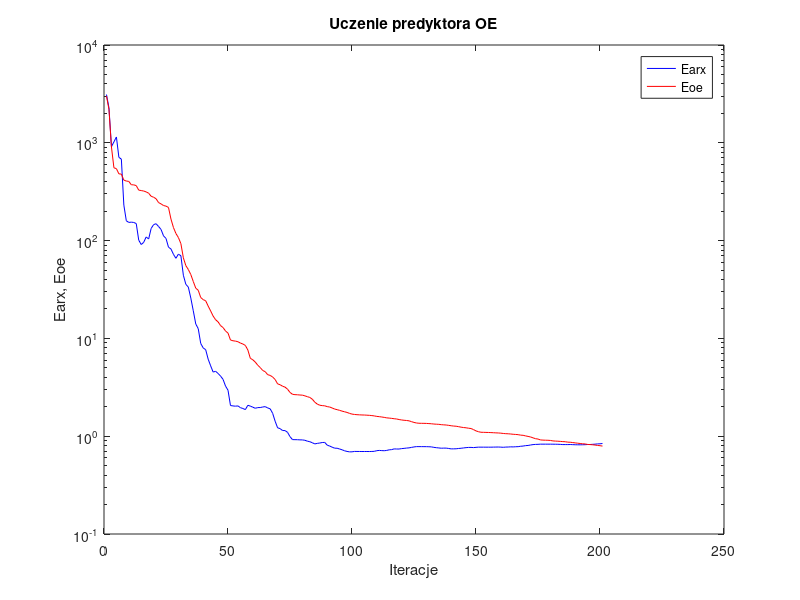
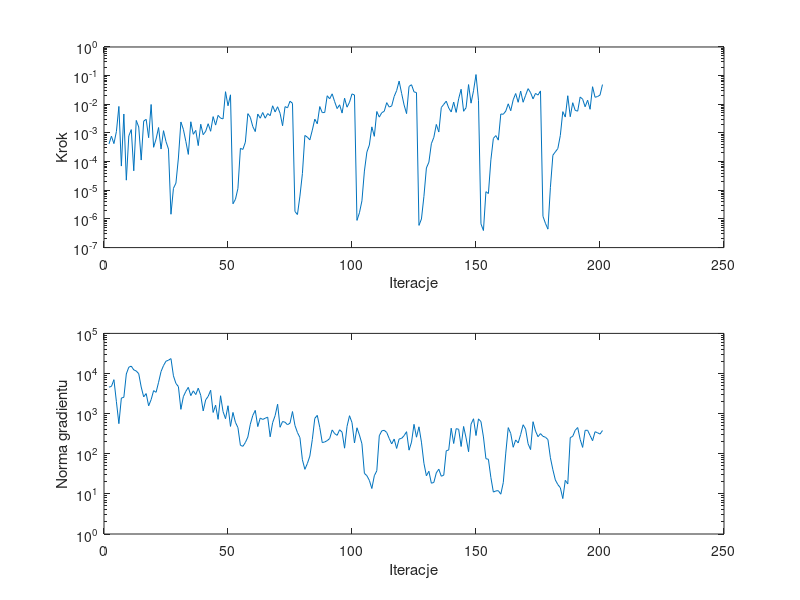

The MATLAB source for these figures, in order:
%uczenie predyktora oe
clear all;
n=0; farx(n+1)=3.114830e+003; foe(n+1)=3.005485e+003; wspucz(n+1)=0.000000e+000; ng(n+1)=0.000000e+000;
%odnowa zmiennej metryki
n=1; farx(n+1)=2.278008e+003; foe(n+1)=2.196867e+003; krok(n+1)=4.129769e-004; ng(n+1)=4.573583e+003;
n=2; farx(n+1)=9.128012e+002; foe(n+1)=9.064165e+002; krok(n+1)=7.740461e-004; ng(n+1)=4.768975e+003;
n=3; farx(n+1)=1.022113e+003; foe(n+1)=5.551336e+002; krok(n+1)=4.250148e-004; ng(n+1)=7.022733e+003;
n=4; farx(n+1)=1.147395e+003; foe(n+1)=5.442023e+002; krok(n+1)=1.118523e-003; ng(n+1)=1.986526e+003;
n=5; farx(n+1)=7.101464e+002; foe(n+1)=4.815307e+002; krok(n+1)=8.424435e-003; ng(n+1)=5.626466e+002;
n=6; farx(n+1)=6.810079e+002; foe(n+1)=4.784724e+002; krok(n+1)=6.997574e-005; ng(n+1)=2.453179e+003;
n=7; farx(n+1)=2.306527e+002; foe(n+1)=4.152097e+002; krok(n+1)=4.587536e-003; ng(n+1)=2.546954e+003;
n=8; farx(n+1)=1.594256e+002; foe(n+1)=4.065098e+002; krok(n+1)=2.254192e-005; ng(n+1)=9.746136e+003;
n=9; farx(n+1)=1.534443e+002; foe(n+1)=4.027301e+002; krok(n+1)=7.867177e-004; ng(n+1)=1.438264e+004;
n=10; farx(n+1)=1.544226e+002; foe(n+1)=3.726668e+002; krok(n+1)=1.310411e-003; ng(n+1)=1.526743e+004;
n=11; farx(n+1)=1.533255e+002; foe(n+1)=3.714560e+002; krok(n+1)=4.789661e-005; ng(n+1)=1.232515e+004;
n=12; farx(n+1)=1.493591e+002; foe(n+1)=3.649974e+002; krok(n+1)=2.739044e-003; ng(n+1)=1.155699e+004;
n=13; farx(n+1)=1.011542e+002; foe(n+1)=3.282508e+002; krok(n+1)=1.620122e-003; ng(n+1)=9.908767e+003;
n=14; farx(n+1)=9.117695e+001; foe(n+1)=3.248540e+002; krok(n+1)=1.133097e-004; ng(n+1)=4.606279e+003;
n=15; farx(n+1)=9.594688e+001; foe(n+1)=3.212712e+002; krok(n+1)=2.593399e-003; ng(n+1)=2.615594e+003;
n=16; farx(n+1)=1.089126e+002; foe(n+1)=3.148960e+002; krok(n+1)=2.991111e-003; ng(n+1)=3.161914e+003;
n=17; farx(n+1)=1.038538e+002; foe(n+1)=3.052397e+002; krok(n+1)=6.847610e-004; ng(n+1)=1.565768e+003;
n=18; farx(n+1)=1.329990e+002; foe(n+1)=2.839219e+002; krok(n+1)=9.852969e-003; ng(n+1)=2.232000e+003;
n=19; farx(n+1)=1.456505e+002; foe(n+1)=2.777569e+002; krok(n+1)=3.163070e-004; ng(n+1)=3.744349e+003;
n=20; farx(n+1)=1.488072e+002; foe(n+1)=2.678336e+002; krok(n+1)=6.145526e-004; ng(n+1)=3.399769e+003;
n=21; farx(n+1)=1.394095e+002; foe(n+1)=2.447939e+002; krok(n+1)=1.548346e-003; ng(n+1)=6.033993e+003;
n=22; farx(n+1)=1.300301e+002; foe(n+1)=2.373379e+002; krok(n+1)=2.752027e-004; ng(n+1)=1.120787e+004;
n=23; farx(n+1)=1.118410e+002; foe(n+1)=2.283528e+002; krok(n+1)=1.201509e-003; ng(n+1)=1.582079e+004;
n=24; farx(n+1)=1.052947e+002; foe(n+1)=2.252051e+002; krok(n+1)=5.003081e-004; ng(n+1)=2.027586e+004;
n=25; farx(n+1)=8.564763e+001; foe(n+1)=2.182955e+002; krok(n+1)=2.734728e-004; ng(n+1)=2.143825e+004;
%odnowa zmiennej metryki
n=26; farx(n+1)=8.208490e+001; foe(n+1)=1.660206e+002; krok(n+1)=1.458599e-006; ng(n+1)=2.356238e+004;
n=27; farx(n+1)=7.244491e+001; foe(n+1)=1.361350e+002; krok(n+1)=1.171380e-005; ng(n+1)=8.751794e+003;
n=28; farx(n+1)=6.592344e+001; foe(n+1)=1.181985e+002; krok(n+1)=1.775984e-005; ng(n+1)=5.655423e+003;
n=29; farx(n+1)=7.273932e+001; foe(n+1)=1.074583e+002; krok(n+1)=1.338340e-004; ng(n+1)=4.723188e+003;
n=30; farx(n+1)=6.997606e+001; foe(n+1)=9.314383e+001; krok(n+1)=2.420827e-003; ng(n+1)=1.278379e+003;
n=31; farx(n+1)=4.425410e+001; foe(n+1)=6.665235e+001; krok(n+1)=1.338974e-003; ng(n+1)=2.648612e+003;
n=32; farx(n+1)=3.570630e+001; foe(n+1)=5.546374e+001; krok(n+1)=5.081655e-004; ng(n+1)=3.596166e+003;
n=33; farx(n+1)=3.348757e+001; foe(n+1)=5.063069e+001; krok(n+1)=1.784968e-004; ng(n+1)=4.521109e+003;
n=34; farx(n+1)=2.585631e+001; foe(n+1)=4.497687e+001; krok(n+1)=2.458210e-003; ng(n+1)=2.811326e+003;
n=35; farx(n+1)=1.916228e+001; foe(n+1)=3.817557e+001; krok(n+1)=8.989595e-004; ng(n+1)=3.701415e+003;
n=36; farx(n+1)=1.404625e+001; foe(n+1)=3.262017e+001; krok(n+1)=1.233983e-003; ng(n+1)=2.984932e+003;
n=37; farx(n+1)=1.257750e+001; foe(n+1)=3.105062e+001; krok(n+1)=3.620082e-004; ng(n+1)=4.314877e+003;
n=38; farx(n+1)=8.876385e+000; foe(n+1)=2.617632e+001; krok(n+1)=2.013418e-003; ng(n+1)=2.867895e+003;
n=39; farx(n+1)=7.992876e+000; foe(n+1)=2.491295e+001; krok(n+1)=8.684522e-004; ng(n+1)=1.168961e+003;
n=40; farx(n+1)=7.663138e+000; foe(n+1)=2.425539e+001; krok(n+1)=1.146884e-003; ng(n+1)=2.207241e+003;
n=41; farx(n+1)=6.135219e+000; foe(n+1)=2.141338e+001; krok(n+1)=2.100870e-003; ng(n+1)=2.687484e+003;
n=42; farx(n+1)=5.244969e+000; foe(n+1)=1.909120e+001; krok(n+1)=1.144744e-003; ng(n+1)=3.828802e+003;
n=43; farx(n+1)=4.528128e+000; foe(n+1)=1.692621e+001; krok(n+1)=3.715831e-003; ng(n+1)=1.069864e+003;
n=44; farx(n+1)=4.607141e+000; foe(n+1)=1.551709e+001; krok(n+1)=1.882699e-003; ng(n+1)=1.624102e+003;
n=45; farx(n+1)=4.382175e+000; foe(n+1)=1.475812e+001; krok(n+1)=4.114874e-003; ng(n+1)=7.209294e+002;
n=46; farx(n+1)=4.116205e+000; foe(n+1)=1.352180e+001; krok(n+1)=3.288256e-003; ng(n+1)=2.792025e+003;
n=47; farx(n+1)=3.812998e+000; foe(n+1)=1.291042e+001; krok(n+1)=3.096691e-003; ng(n+1)=1.127123e+003;
n=48; farx(n+1)=3.256601e+000; foe(n+1)=1.190753e+001; krok(n+1)=2.753897e-002; ng(n+1)=7.481445e+002;
n=49; farx(n+1)=2.953547e+000; foe(n+1)=1.132882e+001; krok(n+1)=8.891335e-003; ng(n+1)=1.572634e+003;
n=50; farx(n+1)=2.059272e+000; foe(n+1)=9.628046e+000; krok(n+1)=2.142359e-002; ng(n+1)=4.805341e+002;
%odnowa zmiennej metryki
n=51; farx(n+1)=2.040079e+000; foe(n+1)=9.459951e+000; krok(n+1)=3.385083e-006; ng(n+1)=1.071657e+003;
n=52; farx(n+1)=2.027486e+000; foe(n+1)=9.380520e+000; krok(n+1)=4.835983e-006; ng(n+1)=6.069460e+002;
n=53; farx(n+1)=2.041524e+000; foe(n+1)=9.249654e+000; krok(n+1)=1.165470e-005; ng(n+1)=4.485448e+002;
n=54; farx(n+1)=1.958783e+000; foe(n+1)=8.960516e+000; krok(n+1)=2.908501e-004; ng(n+1)=1.625241e+002;
n=55; farx(n+1)=1.919494e+000; foe(n+1)=8.761442e+000; krok(n+1)=2.665380e-004; ng(n+1)=1.532164e+002;
n=56; farx(n+1)=1.870788e+000; foe(n+1)=8.476710e+000; krok(n+1)=4.773265e-004; ng(n+1)=1.907197e+002;
n=57; farx(n+1)=2.071394e+000; foe(n+1)=7.611288e+000; krok(n+1)=4.719599e-003; ng(n+1)=2.613315e+002;
n=58; farx(n+1)=2.031531e+000; foe(n+1)=6.256751e+000; krok(n+1)=3.516052e-003; ng(n+1)=5.456230e+002;
n=59; farx(n+1)=1.980254e+000; foe(n+1)=6.048252e+000; krok(n+1)=1.667309e-003; ng(n+1)=9.046576e+002;
n=60; farx(n+1)=1.930593e+000; foe(n+1)=5.726688e+000; krok(n+1)=1.118324e-003; ng(n+1)=1.205284e+003;
n=61; farx(n+1)=1.961541e+000; foe(n+1)=5.320249e+000; krok(n+1)=4.587536e-003; ng(n+1)=4.759848e+002;
n=62; farx(n+1)=1.963475e+000; foe(n+1)=5.033108e+000; krok(n+1)=3.271540e-003; ng(n+1)=7.756762e+002;
n=63; farx(n+1)=1.989243e+000; foe(n+1)=4.697413e+000; krok(n+1)=5.167850e-003; ng(n+1)=7.168467e+002;
n=64; farx(n+1)=2.005817e+000; foe(n+1)=4.568473e+000; krok(n+1)=3.272337e-003; ng(n+1)=7.676415e+002;
n=65; farx(n+1)=1.946188e+000; foe(n+1)=4.256226e+000; krok(n+1)=4.751121e-003; ng(n+1)=8.178568e+002;
n=66; farx(n+1)=1.905015e+000; foe(n+1)=4.184819e+000; krok(n+1)=4.008930e-003; ng(n+1)=2.646520e+002;
n=67; farx(n+1)=1.714908e+000; foe(n+1)=4.031178e+000; krok(n+1)=8.875371e-003; ng(n+1)=5.971737e+002;
n=68; farx(n+1)=1.422983e+000; foe(n+1)=3.801109e+000; krok(n+1)=5.402185e-003; ng(n+1)=8.922557e+002;
n=69; farx(n+1)=1.218733e+000; foe(n+1)=3.428638e+000; krok(n+1)=8.213360e-003; ng(n+1)=1.716057e+003;
n=70; farx(n+1)=1.195442e+000; foe(n+1)=3.359982e+000; krok(n+1)=4.852392e-003; ng(n+1)=4.575296e+002;
n=71; farx(n+1)=1.143252e+000; foe(n+1)=3.244414e+000; krok(n+1)=1.786211e-003; ng(n+1)=6.362202e+002;
n=72; farx(n+1)=1.141477e+000; foe(n+1)=3.175566e+000; krok(n+1)=8.300976e-003; ng(n+1)=6.098435e+002;
n=73; farx(n+1)=1.095958e+000; foe(n+1)=3.027384e+000; krok(n+1)=7.531622e-003; ng(n+1)=5.277370e+002;
n=74; farx(n+1)=9.899806e-001; foe(n+1)=2.803082e+000; krok(n+1)=1.280341e-002; ng(n+1)=5.796192e+002;
n=75; farx(n+1)=9.229795e-001; foe(n+1)=2.681818e+000; krok(n+1)=1.082825e-002; ng(n+1)=1.128166e+003;
%odnowa zmiennej metryki
n=76; farx(n+1)=9.216455e-001; foe(n+1)=2.659786e+000; krok(n+1)=1.814744e-006; ng(n+1)=5.071834e+002;
n=77; farx(n+1)=9.208214e-001; foe(n+1)=2.652864e+000; krok(n+1)=1.426350e-006; ng(n+1)=3.380542e+002;
n=78; farx(n+1)=9.173416e-001; foe(n+1)=2.637129e+000; krok(n+1)=6.264056e-006; ng(n+1)=2.529061e+002;
n=79; farx(n+1)=9.163714e-001; foe(n+1)=2.629156e+000; krok(n+1)=3.828947e-005; ng(n+1)=7.078576e+001;
n=80; farx(n+1)=9.084206e-001; foe(n+1)=2.585608e+000; krok(n+1)=8.181403e-004; ng(n+1)=4.088957e+001;
n=81; farx(n+1)=8.899337e-001; foe(n+1)=2.536404e+000; krok(n+1)=7.138862e-004; ng(n+1)=5.708112e+001;
n=82; farx(n+1)=8.780686e-001; foe(n+1)=2.489876e+000; krok(n+1)=5.750926e-004; ng(n+1)=8.755473e+001;
n=83; farx(n+1)=8.573070e-001; foe(n+1)=2.389428e+000; krok(n+1)=1.259039e-003; ng(n+1)=2.266004e+002;
n=84; farx(n+1)=8.340561e-001; foe(n+1)=2.227310e+000; krok(n+1)=3.036370e-003; ng(n+1)=7.627357e+002;
n=85; farx(n+1)=8.447847e-001; foe(n+1)=2.129530e+000; krok(n+1)=2.086706e-003; ng(n+1)=9.054469e+002;
n=86; farx(n+1)=8.516615e-001; foe(n+1)=2.073578e+000; krok(n+1)=8.346822e-003; ng(n+1)=4.544648e+002;
n=87; farx(n+1)=8.617731e-001; foe(n+1)=2.055047e+000; krok(n+1)=5.123414e-003; ng(n+1)=1.898755e+002;
n=88; farx(n+1)=8.642640e-001; foe(n+1)=2.045191e+000; krok(n+1)=5.167850e-003; ng(n+1)=1.968960e+002;
n=89; farx(n+1)=8.101077e-001; foe(n+1)=2.006742e+000; krok(n+1)=1.987953e-002; ng(n+1)=2.123557e+002;
n=90; farx(n+1)=7.929776e-001; foe(n+1)=1.987690e+000; krok(n+1)=1.556168e-002; ng(n+1)=2.400779e+002;
n=91; farx(n+1)=7.723288e-001; foe(n+1)=1.943408e+000; krok(n+1)=2.320653e-002; ng(n+1)=3.927457e+002;
n=92; farx(n+1)=7.543997e-001; foe(n+1)=1.895235e+000; krok(n+1)=1.238474e-002; ng(n+1)=3.178259e+002;
n=93; farx(n+1)=7.532059e-001; foe(n+1)=1.868298e+000; krok(n+1)=7.088910e-003; ng(n+1)=2.875034e+002;
n=94; farx(n+1)=7.399299e-001; foe(n+1)=1.838038e+000; krok(n+1)=9.625525e-003; ng(n+1)=3.963288e+002;
n=95; farx(n+1)=7.263557e-001; foe(n+1)=1.804777e+000; krok(n+1)=4.938447e-003; ng(n+1)=3.450526e+002;
n=96; farx(n+1)=7.092904e-001; foe(n+1)=1.777343e+000; krok(n+1)=1.631060e-002; ng(n+1)=1.377497e+002;
n=97; farx(n+1)=6.988328e-001; foe(n+1)=1.750505e+000; krok(n+1)=7.932207e-003; ng(n+1)=4.816803e+002;
n=98; farx(n+1)=6.917713e-001; foe(n+1)=1.711277e+000; krok(n+1)=1.184956e-002; ng(n+1)=8.884811e+002;
n=99; farx(n+1)=6.922988e-001; foe(n+1)=1.682806e+000; krok(n+1)=2.308292e-002; ng(n+1)=5.963060e+002;
n=100; farx(n+1)=6.986774e-001; foe(n+1)=1.668897e+000; krok(n+1)=2.107682e-002; ng(n+1)=1.854746e+002;
%odnowa zmiennej metryki
n=101; farx(n+1)=6.983076e-001; foe(n+1)=1.659425e+000; krok(n+1)=8.898267e-007; ng(n+1)=4.443436e+002;
n=102; farx(n+1)=6.979627e-001; foe(n+1)=1.653953e+000; krok(n+1)=1.642963e-006; ng(n+1)=2.932041e+002;
n=103; farx(n+1)=6.973102e-001; foe(n+1)=1.648555e+000; krok(n+1)=4.273013e-006; ng(n+1)=1.774360e+002;
n=104; farx(n+1)=6.974483e-001; foe(n+1)=1.646443e+000; krok(n+1)=4.685521e-005; ng(n+1)=3.249314e+001;
n=105; farx(n+1)=6.976853e-001; foe(n+1)=1.639957e+000; krok(n+1)=2.154098e-004; ng(n+1)=2.841045e+001;
n=106; farx(n+1)=6.970799e-001; foe(n+1)=1.634730e+000; krok(n+1)=3.800744e-004; ng(n+1)=2.168487e+001;
n=107; farx(n+1)=6.985196e-001; foe(n+1)=1.625061e+000; krok(n+1)=1.632192e-003; ng(n+1)=1.360430e+001;
n=108; farx(n+1)=7.003554e-001; foe(n+1)=1.612311e+000; krok(n+1)=7.625735e-004; ng(n+1)=2.834905e+001;
n=109; farx(n+1)=7.114677e-001; foe(n+1)=1.593829e+000; krok(n+1)=5.608324e-003; ng(n+1)=3.769657e+001;
n=110; farx(n+1)=7.155771e-001; foe(n+1)=1.584626e+000; krok(n+1)=3.572423e-003; ng(n+1)=2.802821e+002;
n=111; farx(n+1)=7.125096e-001; foe(n+1)=1.571611e+000; krok(n+1)=5.095665e-003; ng(n+1)=3.722130e+002;
n=112; farx(n+1)=7.104059e-001; foe(n+1)=1.557537e+000; krok(n+1)=5.711090e-003; ng(n+1)=3.840984e+002;
n=113; farx(n+1)=7.156709e-001; foe(n+1)=1.540068e+000; krok(n+1)=1.142218e-002; ng(n+1)=3.390537e+002;
n=114; farx(n+1)=7.257830e-001; foe(n+1)=1.531912e+000; krok(n+1)=8.017859e-003; ng(n+1)=2.406873e+002;
n=115; farx(n+1)=7.291218e-001; foe(n+1)=1.521548e+000; krok(n+1)=8.744518e-003; ng(n+1)=1.761587e+002;
n=116; farx(n+1)=7.417523e-001; foe(n+1)=1.508644e+000; krok(n+1)=1.877194e-002; ng(n+1)=2.324038e+002;
n=117; farx(n+1)=7.397647e-001; foe(n+1)=1.499487e+000; krok(n+1)=3.012318e-002; ng(n+1)=1.357343e+002;
n=118; farx(n+1)=7.394467e-001; foe(n+1)=1.480246e+000; krok(n+1)=6.458581e-002; ng(n+1)=2.331371e+002;
n=119; farx(n+1)=7.468288e-001; foe(n+1)=1.465759e+000; krok(n+1)=2.418485e-002; ng(n+1)=2.419299e+002;
n=120; farx(n+1)=7.507479e-001; foe(n+1)=1.454999e+000; krok(n+1)=9.495353e-003; ng(n+1)=2.824657e+002;
n=121; farx(n+1)=7.564365e-001; foe(n+1)=1.447463e+000; krok(n+1)=4.729451e-003; ng(n+1)=3.551283e+002;
n=122; farx(n+1)=7.598268e-001; foe(n+1)=1.436175e+000; krok(n+1)=4.215364e-002; ng(n+1)=1.228640e+002;
n=123; farx(n+1)=7.684874e-001; foe(n+1)=1.408472e+000; krok(n+1)=4.815335e-002; ng(n+1)=1.954588e+002;
n=124; farx(n+1)=7.767418e-001; foe(n+1)=1.382965e+000; krok(n+1)=2.720095e-002; ng(n+1)=5.413696e+002;
n=125; farx(n+1)=7.826166e-001; foe(n+1)=1.365041e+000; krok(n+1)=2.561940e-002; ng(n+1)=2.586881e+002;
%odnowa zmiennej metryki
n=126; farx(n+1)=7.824985e-001; foe(n+1)=1.356486e+000; krok(n+1)=5.950526e-007; ng(n+1)=4.698314e+002;
n=127; farx(n+1)=7.824387e-001; foe(n+1)=1.354512e+000; krok(n+1)=9.968824e-007; ng(n+1)=1.948454e+002;
n=128; farx(n+1)=7.820751e-001; foe(n+1)=1.353511e+000; krok(n+1)=6.137476e-006; ng(n+1)=5.794129e+001;
n=129; farx(n+1)=7.817013e-001; foe(n+1)=1.351249e+000; krok(n+1)=6.013826e-005; ng(n+1)=2.824257e+001;
n=130; farx(n+1)=7.802082e-001; foe(n+1)=1.346121e+000; krok(n+1)=9.552003e-005; ng(n+1)=3.665176e+001;
n=131; farx(n+1)=7.778293e-001; foe(n+1)=1.340524e+000; krok(n+1)=4.216476e-004; ng(n+1)=1.844611e+001;
n=132; farx(n+1)=7.690967e-001; foe(n+1)=1.331678e+000; krok(n+1)=7.034667e-004; ng(n+1)=1.929039e+001;
n=133; farx(n+1)=7.631524e-001; foe(n+1)=1.326557e+000; krok(n+1)=1.982946e-003; ng(n+1)=3.353977e+001;
n=134; farx(n+1)=7.586170e-001; foe(n+1)=1.322586e+000; krok(n+1)=1.078226e-003; ng(n+1)=4.125146e+001;
n=135; farx(n+1)=7.536225e-001; foe(n+1)=1.312056e+000; krok(n+1)=7.716255e-003; ng(n+1)=2.752619e+001;
n=136; farx(n+1)=7.556214e-001; foe(n+1)=1.306387e+000; krok(n+1)=9.949946e-003; ng(n+1)=2.928149e+001;
n=137; farx(n+1)=7.552901e-001; foe(n+1)=1.301281e+000; krok(n+1)=1.289397e-002; ng(n+1)=1.186869e+002;
n=138; farx(n+1)=7.491208e-001; foe(n+1)=1.290973e+000; krok(n+1)=7.444102e-003; ng(n+1)=1.243735e+002;
n=139; farx(n+1)=7.419397e-001; foe(n+1)=1.279134e+000; krok(n+1)=5.402185e-003; ng(n+1)=4.332585e+002;
n=140; farx(n+1)=7.427287e-001; foe(n+1)=1.269505e+000; krok(n+1)=1.196445e-002; ng(n+1)=1.801857e+002;
n=141; farx(n+1)=7.438396e-001; foe(n+1)=1.264676e+000; krok(n+1)=5.214412e-003; ng(n+1)=4.223475e+002;
n=142; farx(n+1)=7.492518e-001; foe(n+1)=1.251292e+000; krok(n+1)=1.554412e-002; ng(n+1)=4.078211e+002;
n=143; farx(n+1)=7.529308e-001; foe(n+1)=1.236924e+000; krok(n+1)=3.350022e-002; ng(n+1)=1.516782e+002;
n=144; farx(n+1)=7.588109e-001; foe(n+1)=1.226064e+000; krok(n+1)=5.711090e-003; ng(n+1)=4.791010e+002;
n=145; farx(n+1)=7.641057e-001; foe(n+1)=1.219137e+000; krok(n+1)=7.637224e-003; ng(n+1)=2.476756e+002;
n=146; farx(n+1)=7.678863e-001; foe(n+1)=1.206548e+000; krok(n+1)=4.880471e-002; ng(n+1)=1.123532e+002;
n=147; farx(n+1)=7.680508e-001; foe(n+1)=1.198339e+000; krok(n+1)=1.095618e-002; ng(n+1)=5.475891e+002;
n=148; farx(n+1)=7.647819e-001; foe(n+1)=1.168260e+000; krok(n+1)=2.972664e-002; ng(n+1)=7.450850e+002;
n=149; farx(n+1)=7.692547e-001; foe(n+1)=1.133117e+000; krok(n+1)=1.091056e-001; ng(n+1)=2.847909e+002;
n=150; farx(n+1)=7.728774e-001; foe(n+1)=1.111231e+000; krok(n+1)=1.378623e-002; ng(n+1)=7.409349e+002;
%odnowa zmiennej metryki
n=151; farx(n+1)=7.727056e-001; foe(n+1)=1.097100e+000; krok(n+1)=6.723382e-007; ng(n+1)=6.313386e+002;
n=152; farx(n+1)=7.726727e-001; foe(n+1)=1.095716e+000; krok(n+1)=3.941987e-007; ng(n+1)=2.619795e+002;
n=153; farx(n+1)=7.724355e-001; foe(n+1)=1.093431e+000; krok(n+1)=8.932063e-006; ng(n+1)=7.520651e+001;
n=154; farx(n+1)=7.725304e-001; foe(n+1)=1.091778e+000; krok(n+1)=7.698578e-006; ng(n+1)=7.295342e+001;
n=155; farx(n+1)=7.723999e-001; foe(n+1)=1.088746e+000; krok(n+1)=1.156138e-004; ng(n+1)=2.549571e+001;
n=156; farx(n+1)=7.734152e-001; foe(n+1)=1.085534e+000; krok(n+1)=6.459813e-004; ng(n+1)=1.108527e+001;
n=157; farx(n+1)=7.743450e-001; foe(n+1)=1.081872e+000; krok(n+1)=8.100612e-004; ng(n+1)=1.184319e+001;
n=158; farx(n+1)=7.752142e-001; foe(n+1)=1.079372e+000; krok(n+1)=5.623444e-004; ng(n+1)=1.202375e+001;
n=159; farx(n+1)=7.731080e-001; foe(n+1)=1.074183e+000; krok(n+1)=4.587536e-003; ng(n+1)=9.820928e+000;
n=160; farx(n+1)=7.702489e-001; foe(n+1)=1.066753e+000; krok(n+1)=4.494346e-003; ng(n+1)=1.912978e+001;
n=161; farx(n+1)=7.743094e-001; foe(n+1)=1.061327e+000; krok(n+1)=5.792131e-003; ng(n+1)=1.038127e+002;
n=162; farx(n+1)=7.751315e-001; foe(n+1)=1.058606e+000; krok(n+1)=1.040351e-002; ng(n+1)=4.483460e+002;
n=163; farx(n+1)=7.786322e-001; foe(n+1)=1.053108e+000; krok(n+1)=5.967206e-003; ng(n+1)=3.206616e+002;
n=164; farx(n+1)=7.770375e-001; foe(n+1)=1.046299e+000; krok(n+1)=1.438335e-002; ng(n+1)=1.450737e+002;
n=165; farx(n+1)=7.803963e-001; foe(n+1)=1.042046e+000; krok(n+1)=2.378798e-002; ng(n+1)=2.210518e+002;
n=166; farx(n+1)=7.819300e-001; foe(n+1)=1.037202e+000; krok(n+1)=1.175883e-002; ng(n+1)=1.860243e+002;
n=167; farx(n+1)=7.892929e-001; foe(n+1)=1.025330e+000; krok(n+1)=2.896961e-002; ng(n+1)=3.015926e+002;
n=168; farx(n+1)=7.929038e-001; foe(n+1)=1.021287e+000; krok(n+1)=1.178924e-002; ng(n+1)=5.288132e+002;
n=169; farx(n+1)=8.010765e-001; foe(n+1)=1.007082e+000; krok(n+1)=2.055621e-002; ng(n+1)=4.124413e+002;
n=170; farx(n+1)=8.042037e-001; foe(n+1)=9.950955e-001; krok(n+1)=3.519888e-002; ng(n+1)=1.773744e+002;
n=171; farx(n+1)=8.129369e-001; foe(n+1)=9.819594e-001; krok(n+1)=2.549876e-002; ng(n+1)=1.270771e+002;
n=172; farx(n+1)=8.206914e-001; foe(n+1)=9.621723e-001; krok(n+1)=1.547432e-002; ng(n+1)=6.297347e+002;
n=173; farx(n+1)=8.243855e-001; foe(n+1)=9.429452e-001; krok(n+1)=2.399905e-002; ng(n+1)=3.671737e+002;
n=174; farx(n+1)=8.258710e-001; foe(n+1)=9.354051e-001; krok(n+1)=2.096657e-002; ng(n+1)=2.660538e+002;
n=175; farx(n+1)=8.293505e-001; foe(n+1)=9.160536e-001; krok(n+1)=2.928765e-002; ng(n+1)=3.174667e+002;
%odnowa zmiennej metryki
n=176; farx(n+1)=8.292142e-001; foe(n+1)=9.121313e-001; krok(n+1)=1.235574e-006; ng(n+1)=2.718269e+002;
n=177; farx(n+1)=8.291681e-001; foe(n+1)=9.099827e-001; krok(n+1)=7.009401e-007; ng(n+1)=2.583075e+002;
n=178; farx(n+1)=8.291494e-001; foe(n+1)=9.086522e-001; krok(n+1)=4.405193e-007; ng(n+1)=2.254881e+002;
n=179; farx(n+1)=8.291702e-001; foe(n+1)=9.049597e-001; krok(n+1)=1.268925e-005; ng(n+1)=7.957907e+001;
n=180; farx(n+1)=8.286292e-001; foe(n+1)=8.951557e-001; krok(n+1)=1.673718e-004; ng(n+1)=3.990994e+001;
n=181; farx(n+1)=8.278782e-001; foe(n+1)=8.915631e-001; krok(n+1)=2.196646e-004; ng(n+1)=2.221006e+001;
n=182; farx(n+1)=8.270481e-001; foe(n+1)=8.887954e-001; krok(n+1)=2.860226e-004; ng(n+1)=1.704840e+001;
n=183; farx(n+1)=8.246674e-001; foe(n+1)=8.849349e-001; krok(n+1)=8.194646e-004; ng(n+1)=1.423264e+001;
n=184; farx(n+1)=8.212357e-001; foe(n+1)=8.807012e-001; krok(n+1)=5.548179e-003; ng(n+1)=7.639284e+000;
n=185; farx(n+1)=8.212083e-001; foe(n+1)=8.783584e-001; krok(n+1)=3.584297e-003; ng(n+1)=2.178037e+001;
n=186; farx(n+1)=8.208776e-001; foe(n+1)=8.692473e-001; krok(n+1)=1.989989e-002; ng(n+1)=1.770605e+001;
n=187; farx(n+1)=8.222826e-001; foe(n+1)=8.674625e-001; krok(n+1)=3.692938e-003; ng(n+1)=2.526720e+002;
n=188; farx(n+1)=8.199689e-001; foe(n+1)=8.610310e-001; krok(n+1)=1.136199e-002; ng(n+1)=2.714844e+002;
n=189; farx(n+1)=8.177705e-001; foe(n+1)=8.547290e-001; krok(n+1)=6.130766e-003; ng(n+1)=3.843417e+002;
n=190; farx(n+1)=8.169333e-001; foe(n+1)=8.480379e-001; krok(n+1)=5.767896e-003; ng(n+1)=4.506213e+002;
n=191; farx(n+1)=8.165429e-001; foe(n+1)=8.425096e-001; krok(n+1)=1.799391e-002; ng(n+1)=2.283523e+002;
n=192; farx(n+1)=8.177029e-001; foe(n+1)=8.365850e-001; krok(n+1)=1.506159e-002; ng(n+1)=1.439720e+002;
n=193; farx(n+1)=8.189174e-001; foe(n+1)=8.336661e-001; krok(n+1)=8.204311e-003; ng(n+1)=3.832868e+002;
n=194; farx(n+1)=8.225194e-001; foe(n+1)=8.234384e-001; krok(n+1)=1.389524e-002; ng(n+1)=3.852294e+002;
n=195; farx(n+1)=8.224093e-001; foe(n+1)=8.214967e-001; krok(n+1)=6.699412e-003; ng(n+1)=2.851920e+002;
n=196; farx(n+1)=8.257899e-001; foe(n+1)=8.172650e-001; krok(n+1)=4.109961e-002; ng(n+1)=2.115643e+002;
n=197; farx(n+1)=8.290051e-001; foe(n+1)=8.122427e-001; krok(n+1)=1.761298e-002; ng(n+1)=3.538946e+002;
n=198; farx(n+1)=8.344365e-001; foe(n+1)=8.042535e-001; krok(n+1)=1.861441e-002; ng(n+1)=3.344269e+002;
n=199; farx(n+1)=8.360527e-001; foe(n+1)=8.001333e-001; krok(n+1)=2.097129e-002; ng(n+1)=3.087708e+002;
n=200; farx(n+1)=8.425771e-001; foe(n+1)=7.922880e-001; krok(n+1)=4.879939e-002; ng(n+1)=3.786275e+002;

figure; semilogy(farx,'b'); hold on; semilogy(foe,'r'); xlabel('Iteracje'); ylabel('Earx, Eoe'); legend('Earx','Eoe'); title('Uczenie predyktora OE');
figure; subplot(2,1,1); semilogy(krok); xlabel('Iteracje'); ylabel('Krok');
subplot(2,1,2); semilogy(ng); xlabel('Iteracje'); ylabel('Norma gradientu');
Earx=farx(n+1)
Eoe=foe(n+1)
